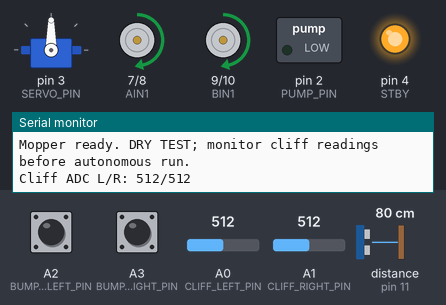
The sketch below on a simulated Arduino Uno, built with avr-gcc and run on an emulated ATmega328P. Parts: servo, motor-driver pin pairs drawn as motors (green arrow = first pin HIGH = forward, orange = second pin HIGH = backward, longer = more drive, scaled by the enable pin, stopped while the standby pin is LOW), switched loads named in the sketch (green lamp = pin HIGH), output pins drawn as LEDs (lit = HIGH), the last lines printed to the serial monitor. Wiring (inferred from the names in the program): ultrasonic range finder: trigger pin 12; echo pin 11. The test bench sets the inputs (shaded band); at power-on: distance to the obstacle (sensor on pin 11) 80 cm, A0 (CLIFF_LEFT_PIN) = 512, A3 (BUMPER_RIGHT_PIN) HIGH, A1 (CLIFF_RIGHT_PIN) = 512, A2 (BUMPER_LEFT_PIN) HIGH. The echo pulse lasts 58.3 µs per cm; pins used as bus, display or sensor lines are not drawn.

Above: at 1.5 s.
1.6 s: distance to the obstacle (sensor on pin 11) set to 30 cm
At 4.46 s:
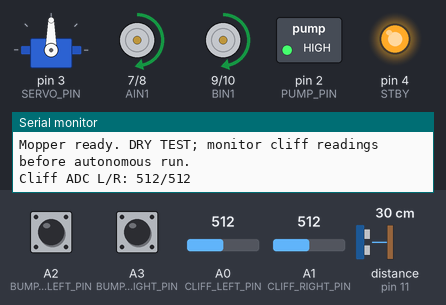
4.6 s: distance to the obstacle (sensor on pin 11) set to 23 cm
At 5.64 s:
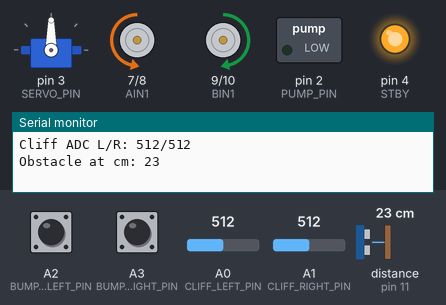
7.6 s: A0 (CLIFF_LEFT_PIN) set to 267
10.6 s: A0 (CLIFF_LEFT_PIN) set to 239
At 11.1 s:
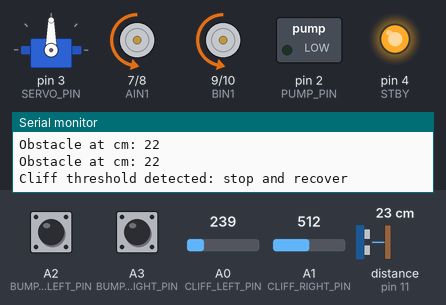
13.6 s: A0 (CLIFF_LEFT_PIN) set to 260
At 14.14 s:
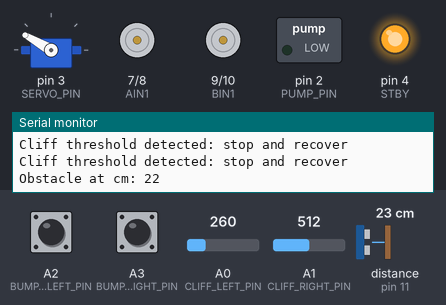
16.6 s: A3 (BUMPER_RIGHT_PIN) pulled LOW for 3.2 s
Timing chart, 0 to 22.3 s (numbered marks = the images above; inputs shaded):
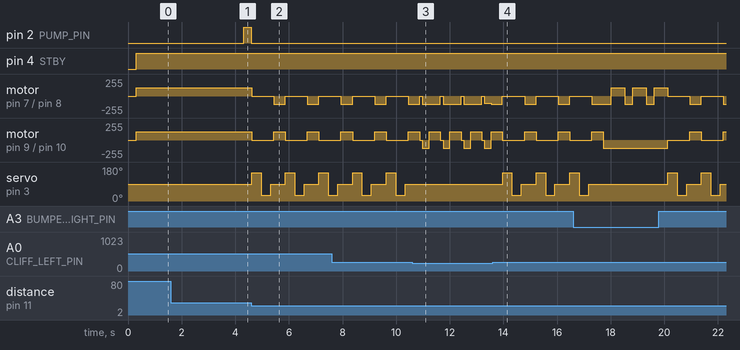

The sketch:

autonomous_mopper.ino
```cpp
/*
  Autonomous Mopping Robot — reactive roaming prototype
  Board: Arduino Uno R3
  Libraries: Servo (bundled with Arduino IDE)

  DRY TEST FIRST. This is not a mapping/coverage robot or a safety-rated device.
  See docs/calibration-and-operation.md before enabling the pump.

  Drive: TB6612FNG; obstacle scan: HC-SR04 + servo; edge: analog IR modules;
  bumpers: switches to GND; pump: logic-level N-MOSFET + flyback diode.
*/
#include <Servo.h>

// TB6612FNG pins
const uint8_t PWMA = 5;  // PWM, left motor
const uint8_t AIN1 = 7;
const uint8_t AIN2 = 8;
const uint8_t PWMB = 6;  // PWM, right motor
const uint8_t BIN1 = 9;
const uint8_t BIN2 = 10;
const uint8_t STBY = 4;

// Sensors / outputs
const uint8_t SERVO_PIN = 3;
const uint8_t TRIG_PIN = 12;
const uint8_t ECHO_PIN = 11;
const uint8_t PUMP_PIN = 2;       // MOSFET gate, never drive pump directly
const uint8_t CLIFF_LEFT_PIN = A0;
const uint8_t CLIFF_RIGHT_PIN = A1;
const uint8_t BUMPER_LEFT_PIN = A2;   // switch to GND, internal pull-up
const uint8_t BUMPER_RIGHT_PIN = A3; // switch to GND, internal pull-up

// Tune to the actual chassis and sensor mounting.
const int DRIVE_SPEED = 125;        // PWM 0..255; keep low for first tests
const int TURN_SPEED = 125;
const int BACKUP_SPEED = 105;
const int OBSTACLE_CM = 25;
const int CLIFF_THRESHOLD = 250;    // calibrate! lower analog value = edge by default
const int SERVO_LEFT_DEG = 150;
const int SERVO_CENTER_DEG = 90;
const int SERVO_RIGHT_DEG = 30;
const unsigned long CLIFF_BACKUP_MS = 250;
const unsigned long CLIFF_TURN_MS = 420;
const unsigned long BUMPER_BACKUP_MS = 300;
const unsigned long BUMPER_TURN_MS = 500;
const unsigned long OBSTACLE_TURN_MS = 430;
const unsigned long WATER_PERIOD_MS = 4000; // one dose interval while moving
const unsigned long WATER_PULSE_MS = 250;   // calibrate output volume on a test surface
const unsigned long ECHO_TIMEOUT_US = 22000;

Servo scanServo;
unsigned long lastWaterPulse = 0;
unsigned long pumpOffAt = 0;
bool pumpRunning = false;

void setPump(bool on) {
  digitalWrite(PUMP_PIN, on ? HIGH : LOW);
  pumpRunning = on;
  if (!on) pumpOffAt = 0;
}

void stopDrive() {
  analogWrite(PWMA, 0);
  analogWrite(PWMB, 0);
  digitalWrite(AIN1, LOW); digitalWrite(AIN2, LOW);
  digitalWrite(BIN1, LOW); digitalWrite(BIN2, LOW);
}

void driveForward(uint8_t speed) {
  digitalWrite(STBY, HIGH);
  digitalWrite(AIN1, HIGH); digitalWrite(AIN2, LOW);
  digitalWrite(BIN1, HIGH); digitalWrite(BIN2, LOW);
  analogWrite(PWMA, speed);
  analogWrite(PWMB, speed);
}

void driveReverse(uint8_t speed) {
  digitalWrite(STBY, HIGH);
  digitalWrite(AIN1, LOW); digitalWrite(AIN2, HIGH);
  digitalWrite(BIN1, LOW); digitalWrite(BIN2, HIGH);
  analogWrite(PWMA, speed);
  analogWrite(PWMB, speed);
}

// Positive direction: left wheel reverse, right wheel forward (pivot right).
void pivotRight(uint8_t speed) {
  digitalWrite(STBY, HIGH);
  digitalWrite(AIN1, LOW); digitalWrite(AIN2, HIGH);
  digitalWrite(BIN1, HIGH); digitalWrite(BIN2, LOW);
  analogWrite(PWMA, speed); analogWrite(PWMB, speed);
}

void pivotLeft(uint8_t speed) {
  digitalWrite(STBY, HIGH);
  digitalWrite(AIN1, HIGH); digitalWrite(AIN2, LOW);
  digitalWrite(BIN1, LOW); digitalWrite(BIN2, HIGH);
  analogWrite(PWMA, speed); analogWrite(PWMB, speed);
}

bool cliffDetected() {
  // This default assumes a drop/void produces a LOWER analog reading.
  // If your sensor behaves oppositely, reverse the comparison after testing.
  const int left = analogRead(CLIFF_LEFT_PIN);
  const int right = analogRead(CLIFF_RIGHT_PIN);
  return (left < CLIFF_THRESHOLD) || (right < CLIFF_THRESHOLD);
}

bool bumperPressed() {
  return (digitalRead(BUMPER_LEFT_PIN) == LOW) ||
         (digitalRead(BUMPER_RIGHT_PIN) == LOW);
}

int readDistanceCm() {
  digitalWrite(TRIG_PIN, LOW);
  delayMicroseconds(3);
  digitalWrite(TRIG_PIN, HIGH);
  delayMicroseconds(10);
  digitalWrite(TRIG_PIN, LOW);
  const unsigned long duration = pulseIn(ECHO_PIN, HIGH, ECHO_TIMEOUT_US);
  if (duration == 0) return 400; // no echo: treat as clear; bumper remains backup
  return (int)(duration / 58UL);
}

int scanDistance(int angle) {
  scanServo.write(angle);
  delay(240); // allow sensor bracket to settle
  // Median-ish average of three readings; ignore timeout as long range.
  long sum = 0;
  for (uint8_t i = 0; i < 3; ++i) {
    sum += readDistanceCm();
    delay(35);
  }
  return (int)(sum / 3);
}

void doCliffRecovery() {
  stopDrive();
  setPump(false);
  delay(100);
  // Back away from the front edge, then turn. Check sensors only on the next loop.
  driveReverse(BACKUP_SPEED);
  delay(CLIFF_BACKUP_MS);
  stopDrive();
  pivotRight(TURN_SPEED);
  delay(CLIFF_TURN_MS);
  stopDrive();
  scanServo.write(SERVO_CENTER_DEG);
}

void doBumperRecovery() {
  stopDrive();
  setPump(false);
  driveReverse(BACKUP_SPEED);
  delay(BUMPER_BACKUP_MS);
  stopDrive();
  // Turn away from side when only one bumper is active.
  const bool leftHit = digitalRead(BUMPER_LEFT_PIN) == LOW;
  const bool rightHit = digitalRead(BUMPER_RIGHT_PIN) == LOW;
  if (leftHit && !rightHit) pivotRight(TURN_SPEED);
  else if (rightHit && !leftHit) pivotLeft(TURN_SPEED);
  else pivotRight(TURN_SPEED);
  delay(BUMPER_TURN_MS);
  stopDrive();
  scanServo.write(SERVO_CENTER_DEG);
}

void avoidObstacle() {
  stopDrive();
  setPump(false);
  const int leftCm = scanDistance(SERVO_LEFT_DEG);
  const int rightCm = scanDistance(SERVO_RIGHT_DEG);
  scanServo.write(SERVO_CENTER_DEG);
  delay(120);
  if (leftCm > rightCm) pivotLeft(TURN_SPEED);
  else pivotRight(TURN_SPEED); // ties choose right
  delay(OBSTACLE_TURN_MS);
  stopDrive();
}

void updateMoppingDose(bool movingForward) {
  const unsigned long now = millis();
  if (!movingForward) {
    setPump(false);
    return;
  }
  if (pumpRunning && now - pumpOffAt >= WATER_PULSE_MS) {
    setPump(false);
  }
  if (!pumpRunning && now - lastWaterPulse >= WATER_PERIOD_MS) {
    setPump(true);
    pumpOffAt = now;
    lastWaterPulse = now;
  }
}

void setup() {
  pinMode(PWMA, OUTPUT); pinMode(AIN1, OUTPUT); pinMode(AIN2, OUTPUT);
  pinMode(PWMB, OUTPUT); pinMode(BIN1, OUTPUT); pinMode(BIN2, OUTPUT);
  pinMode(STBY, OUTPUT);
  pinMode(PUMP_PIN, OUTPUT);
  pinMode(TRIG_PIN, OUTPUT); pinMode(ECHO_PIN, INPUT);
  pinMode(BUMPER_LEFT_PIN, INPUT_PULLUP);
  pinMode(BUMPER_RIGHT_PIN, INPUT_PULLUP);
  digitalWrite(STBY, LOW);
  setPump(false);
  stopDrive();
  scanServo.attach(SERVO_PIN);
  scanServo.write(SERVO_CENTER_DEG);
  Serial.begin(115200);
  delay(300);
  Serial.println(F("Mopper ready. DRY TEST; monitor cliff readings before autonomous run."));
  Serial.print(F("Cliff ADC L/R: "));
  Serial.print(analogRead(CLIFF_LEFT_PIN)); Serial.print('/');
  Serial.println(analogRead(CLIFF_RIGHT_PIN));
  lastWaterPulse = millis(); // do not dispense immediately after power-up
}

void loop() {
  // Safety inputs are checked before navigation and before any dose.
  if (cliffDetected()) {
    Serial.println(F("Cliff threshold detected: stop and recover"));
    doCliffRecovery();
    return;
  }
  if (bumperPressed()) {
    Serial.println(F("Bumper: stop and recover"));
    doBumperRecovery();
    return;
  }

  scanServo.write(SERVO_CENTER_DEG);
  const int frontCm = readDistanceCm();
  if (frontCm <= OBSTACLE_CM) {
    Serial.print(F("Obstacle at cm: ")); Serial.println(frontCm);
    avoidObstacle();
    return;
  }

  driveForward(DRIVE_SPEED);
  updateMoppingDose(true);
  delay(20);
}
```

Measured:
- the behaviour switches between 27 and 26 cm on distance to the obstacle (sensor on pin 11) (found by bisection; images 1 and 2)
- the behaviour switches between 250 and 249 on A0 (CLIFF_LEFT_PIN) (found by bisection; images 2 and 3)
- after the input at 4.6 s, motor on pin 7 (AIN1) / pin 8 (AIN2): alternates backward 125/255 for 0.43 s and stopped for 0.82 s, starting at once; motor on pin 9 (BIN1) / pin 10 (BIN2): alternates forward 125/255 for 0.43 s and stopped for 0.82 s, starting at once
- after the input at 10.6 s, servo on pin 3 (SERVO_PIN): stops changing and stays 90°
- after the input at 13.6 s, motor on pin 7 (AIN1) / pin 8 (AIN2): alternates backward 125/255 for 0.43 s and stopped for 0.82 s, starting after 1.2 s; servo on pin 3 (SERVO_PIN): 90° → 150° after 0.37 s, → 30° 0.35 s later, → 90° 0.35 s later, → 150° 0.55 s later, … (7 changes in this stretch)
